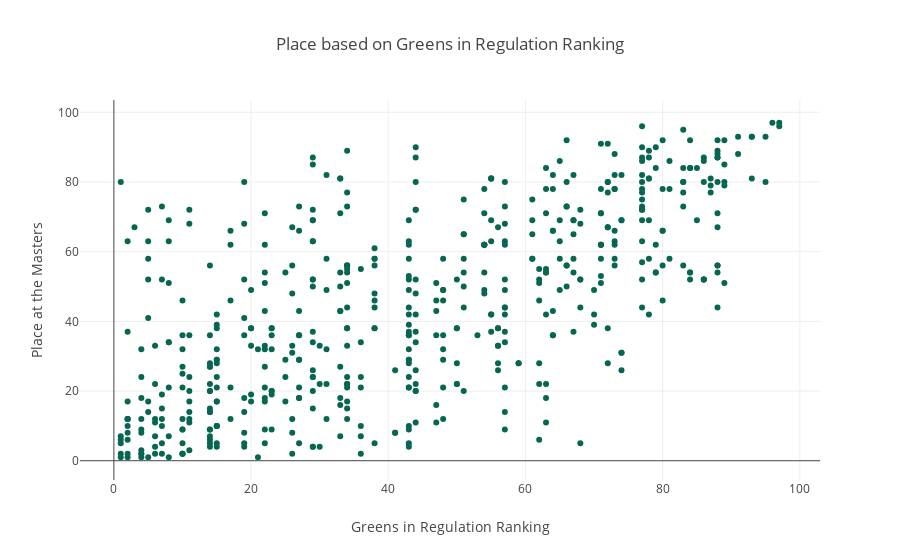

The notebook cell this image was saved under:
### Code cell
gir_trace = {'type': 'scatter',
            'x': gir['GIR Rank'],
            'y': gir['Position'],
            'mode': 'markers',
            'text': gir['text'],
            'hoverinfo': ['text', 'x'],
            'marker': {'color': '#076652'}}

layout = {'title': 'Place based on Greens in Regulation Ranking',
         'xaxis': {'title': 'Greens in Regulation Ranking'},
         'yaxis': {'title': 'Place at the Masters'},
         'hovermode': 'closest'}

gir_plot = {'data': [gir_trace], 'layout': layout}

pyo.iplot(gir_plot)

### Figure 1 — Plotly figure (JSON) as saved in the notebook; plotly's stock layout.template omitted (floating-point values rounded to 4 significant figures; data arrays with more than 128 entries replaced by an {"elided": "..."} marker saying what was removed)
{"data": [{"hoverinfo": ["text", "x"], "marker": {"color": "#076652"}, "mode": "markers", "text": {"elided": "550 str values"}, "type": "scatter", "uid": "531f824b-7a2d-488b-b80e-d4810f79a0ef", "x": {"elided": "550 int values"}, "y": {"elided": "550 int values"}}], "layout": {"hovermode": "closest", "title": {"text": "Place based on Greens in Regulation Ranking"}, "xaxis": {"title": {"text": "Greens in Regulation Ranking"}}, "yaxis": {"title": {"text": "Place at the Masters"}}}}
